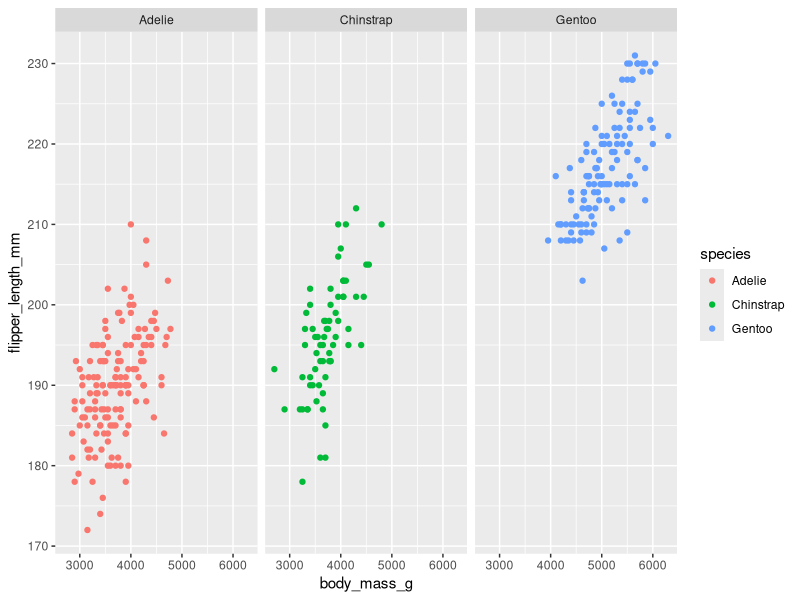
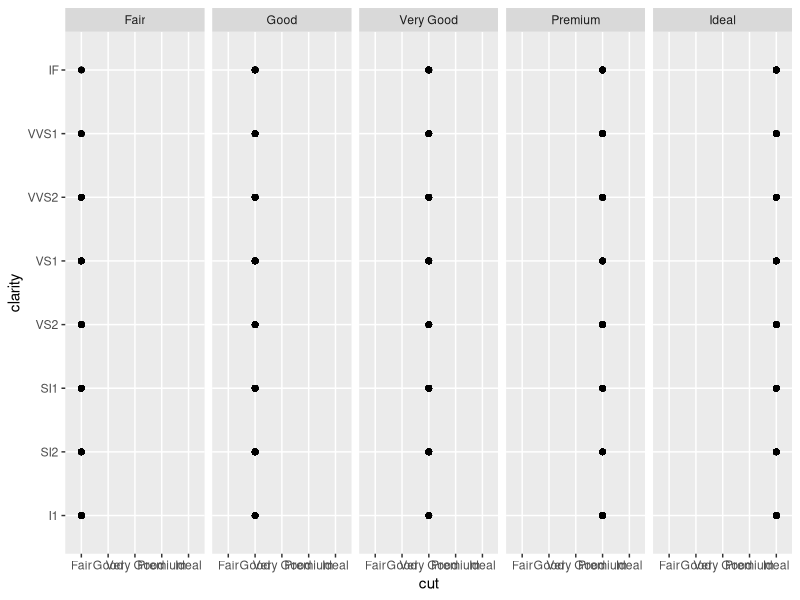
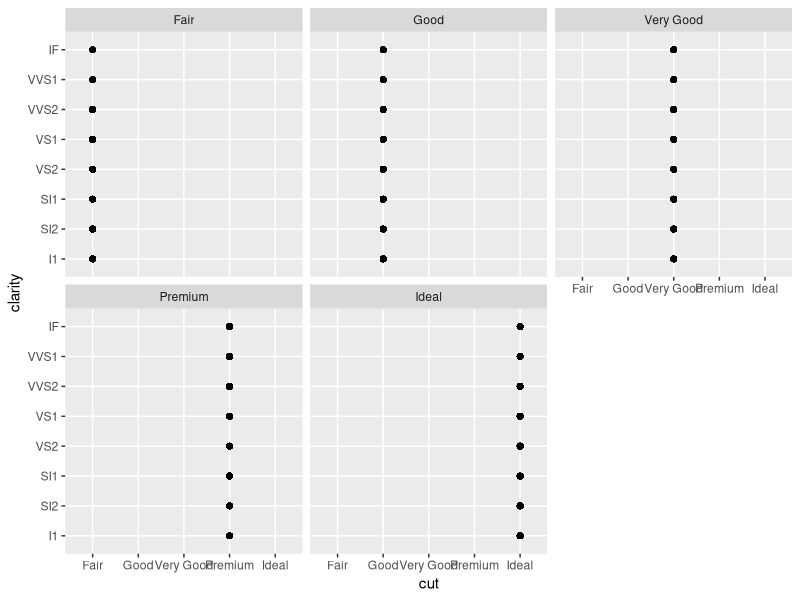
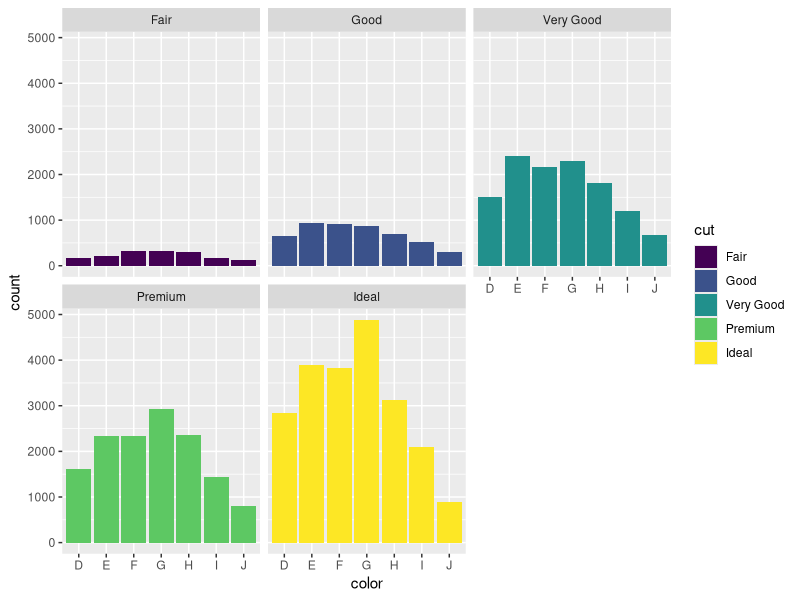
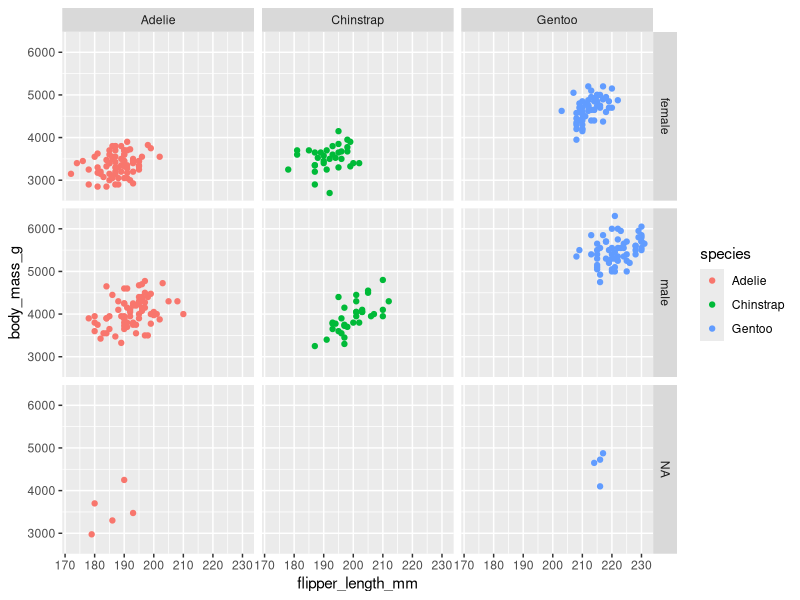
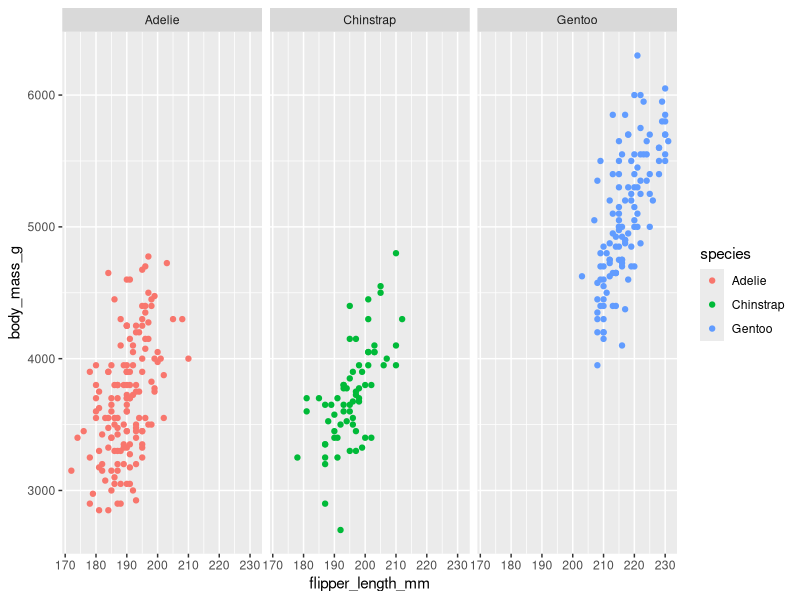
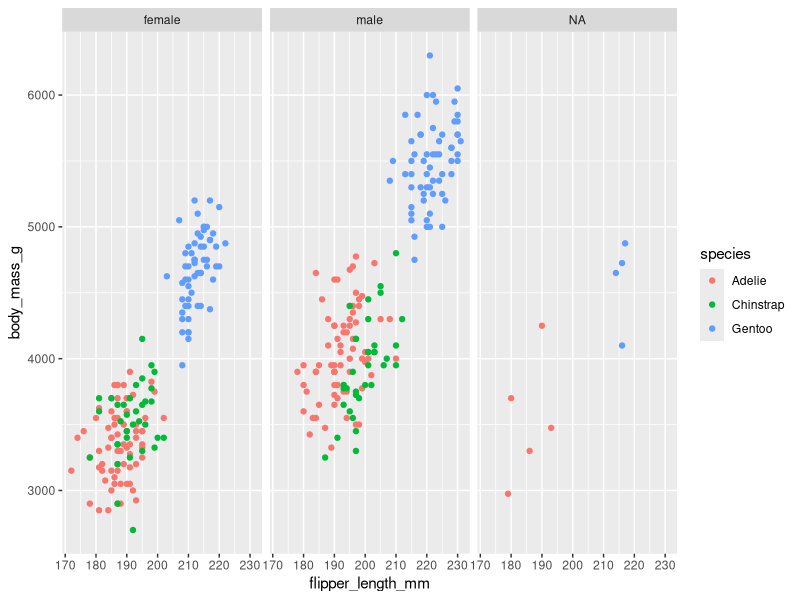

Write R code to recreate these figures, in order.
library(ggplot2)
library(palmerpenguins)

ggplot(data=penguins)+geom_point(mapping=aes(y=flipper_length_mm,x=body_mass_g,color=species))+
  facet_wrap(~species)

ggplot(data=diamonds)+geom_point(mapping=aes(x=cut,y=clarity))+facet_grid(~cut)
ggplot(data=diamonds)+geom_point(mapping=aes(x=cut,y=clarity))+facet_wrap(~cut)

ggplot(data=diamonds)+geom_bar(mapping=aes(x=color,fill=cut))+facet_wrap(~cut)

ggplot(data=penguins)+geom_point(mapping=aes(x=flipper_length_mm,y=body_mass_g,color=species))+
  facet_grid(sex~species)

ggplot(data=penguins)+geom_point(mapping=aes(x=flipper_length_mm,y=body_mass_g,color=species))+
  facet_grid(~species)

ggplot(data=penguins)+geom_point(mapping=aes(x=flipper_length_mm,y=body_mass_g,color=species))+
  facet_grid(~sex)
